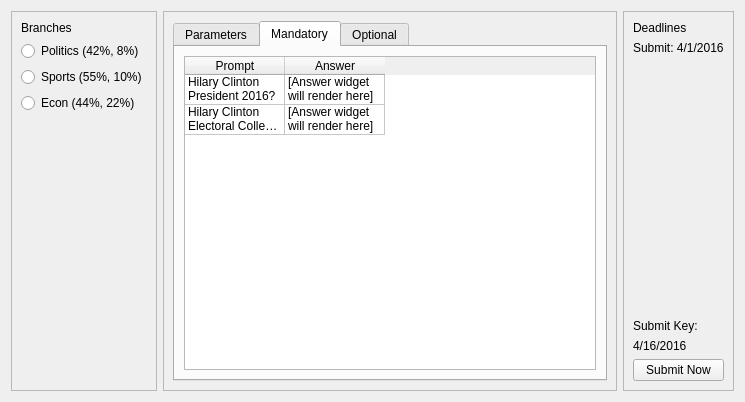
<?xml version="1.0" encoding="UTF-8"?>
<ui version="4.0">
 <class>VotingWidget</class>
 <widget class="QWidget" name="VotingWidget">
  <property name="geometry">
   <rect>
    <x>0</x>
    <y>0</y>
    <width>745</width>
    <height>402</height>
   </rect>
  </property>
  <property name="windowTitle">
   <string>Form</string>
  </property>
  <layout class="QHBoxLayout" name="horizontalLayout">
   <item>
    <widget class="QFrame" name="frame">
     <property name="frameShape">
      <enum>QFrame::StyledPanel</enum>
     </property>
     <property name="frameShadow">
      <enum>QFrame::Raised</enum>
     </property>
     <layout class="QVBoxLayout" name="verticalLayout">
      <item>
       <widget class="QLabel" name="label">
        <property name="text">
         <string>Branches</string>
        </property>
       </widget>
      </item>
      <item>
       <widget class="QRadioButton" name="radioButton">
        <property name="text">
         <string>Politics (42%, 8%)</string>
        </property>
       </widget>
      </item>
      <item>
       <widget class="QRadioButton" name="radioButton_2">
        <property name="text">
         <string>Sports (55%, 10%)</string>
        </property>
       </widget>
      </item>
      <item>
       <widget class="QRadioButton" name="radioButton_3">
        <property name="text">
         <string>Econ (44%, 22%)</string>
        </property>
       </widget>
      </item>
      <item>
       <spacer name="verticalSpacer">
        <property name="orientation">
         <enum>Qt::Vertical</enum>
        </property>
        <property name="sizeHint" stdset="0">
         <size>
          <width>20</width>
          <height>40</height>
         </size>
        </property>
       </spacer>
      </item>
     </layout>
    </widget>
   </item>
   <item>
    <widget class="QFrame" name="frame_2">
     <property name="frameShape">
      <enum>QFrame::StyledPanel</enum>
     </property>
     <property name="frameShadow">
      <enum>QFrame::Raised</enum>
     </property>
     <layout class="QVBoxLayout" name="verticalLayout_2">
      <item>
       <widget class="QTabWidget" name="tabWidget">
        <property name="currentIndex">
         <number>1</number>
        </property>
        <widget class="QWidget" name="tab">
         <attribute name="title">
          <string>Parameters</string>
         </attribute>
         <layout class="QVBoxLayout" name="verticalLayout_4">
          <item>
           <widget class="QFrame" name="frame_4">
            <property name="frameShape">
             <enum>QFrame::StyledPanel</enum>
            </property>
            <property name="frameShadow">
             <enum>QFrame::Raised</enum>
            </property>
            <layout class="QHBoxLayout" name="horizontalLayout_2">
             <item>
              <widget class="QRadioButton" name="radioButton_6">
               <property name="text">
                <string>For</string>
               </property>
               <property name="checked">
                <bool>true</bool>
               </property>
              </widget>
             </item>
             <item>
              <widget class="QRadioButton" name="radioButton_5">
               <property name="text">
                <string>Against</string>
               </property>
              </widget>
             </item>
             <item>
              <widget class="QRadioButton" name="radioButton_4">
               <property name="text">
                <string>Abstain</string>
               </property>
              </widget>
             </item>
            </layout>
           </widget>
          </item>
          <item>
           <widget class="QTableWidget" name="tableWidget">
            <attribute name="horizontalHeaderStretchLastSection">
             <bool>true</bool>
            </attribute>
            <attribute name="verticalHeaderVisible">
             <bool>false</bool>
            </attribute>
            <row>
             <property name="text">
              <string>New Row</string>
             </property>
            </row>
            <row>
             <property name="text">
              <string>New Row</string>
             </property>
            </row>
            <row>
             <property name="text">
              <string>New Row</string>
             </property>
            </row>
            <row>
             <property name="text">
              <string>New Row</string>
             </property>
            </row>
            <row>
             <property name="text">
              <string>New Row</string>
             </property>
            </row>
            <column>
             <property name="text">
              <string>Old</string>
             </property>
            </column>
            <column>
             <property name="text">
              <string>New</string>
             </property>
            </column>
            <column>
             <property name="text">
              <string>Description</string>
             </property>
            </column>
           </widget>
          </item>
         </layout>
        </widget>
        <widget class="QWidget" name="tab_2">
         <attribute name="title">
          <string>Mandatory</string>
         </attribute>
         <layout class="QVBoxLayout" name="verticalLayout_5">
          <item>
           <widget class="QTableWidget" name="tableWidget_2">
            <attribute name="horizontalHeaderStretchLastSection">
             <bool>false</bool>
            </attribute>
            <attribute name="verticalHeaderVisible">
             <bool>false</bool>
            </attribute>
            <row>
             <property name="text">
              <string>New Row</string>
             </property>
            </row>
            <row>
             <property name="text">
              <string>New Row</string>
             </property>
            </row>
            <column>
             <property name="text">
              <string>Prompt</string>
             </property>
            </column>
            <column>
             <property name="text">
              <string>Answer</string>
             </property>
            </column>
            <item row="0" column="0">
             <property name="text">
              <string>Hilary Clinton President 2016?</string>
             </property>
            </item>
            <item row="0" column="1">
             <property name="text">
              <string>[Answer widget will render here]</string>
             </property>
            </item>
            <item row="1" column="0">
             <property name="text">
              <string>Hilary Clinton Electoral College votes?</string>
             </property>
            </item>
            <item row="1" column="1">
             <property name="text">
              <string>[Answer widget will render here]</string>
             </property>
            </item>
           </widget>
          </item>
         </layout>
        </widget>
        <widget class="QWidget" name="tab_3">
         <attribute name="icon">
          <iconset resource="resources.qrc">
           <normaloff>:/icons/add</normaloff>:/icons/add</iconset>
         </attribute>
         <attribute name="title">
          <string>Optional</string>
         </attribute>
        </widget>
       </widget>
      </item>
     </layout>
    </widget>
   </item>
   <item>
    <widget class="QFrame" name="frame_3">
     <property name="frameShape">
      <enum>QFrame::StyledPanel</enum>
     </property>
     <property name="frameShadow">
      <enum>QFrame::Raised</enum>
     </property>
     <layout class="QVBoxLayout" name="verticalLayout_3">
      <item>
       <widget class="QLabel" name="label_3">
        <property name="text">
         <string>Deadlines</string>
        </property>
       </widget>
      </item>
      <item>
       <widget class="QLabel" name="label_4">
        <property name="text">
         <string>Submit: 4/1/2016</string>
        </property>
       </widget>
      </item>
      <item>
       <spacer name="verticalSpacer_2">
        <property name="orientation">
         <enum>Qt::Vertical</enum>
        </property>
        <property name="sizeHint" stdset="0">
         <size>
          <width>20</width>
          <height>40</height>
         </size>
        </property>
       </spacer>
      </item>
      <item>
       <widget class="QLabel" name="label_5">
        <property name="text">
         <string>Submit Key:</string>
        </property>
       </widget>
      </item>
      <item>
       <widget class="QLabel" name="label_6">
        <property name="text">
         <string>4/16/2016</string>
        </property>
       </widget>
      </item>
      <item>
       <widget class="QPushButton" name="pushButton_4">
        <property name="text">
         <string>Submit Now</string>
        </property>
       </widget>
      </item>
     </layout>
    </widget>
   </item>
  </layout>
 </widget>
 <resources>
  <include location="resources.qrc"/>
 </resources>
 <connections/>
</ui>
